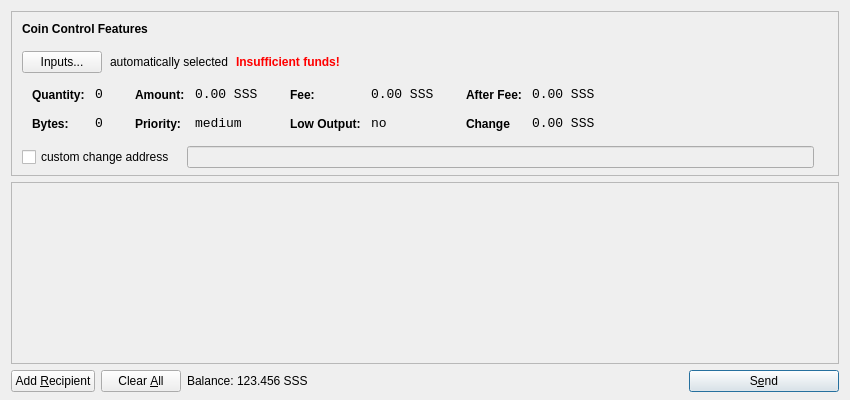
<?xml version="1.0" encoding="UTF-8"?>
<ui version="4.0">
 <class>SendCoinsDialog</class>
 <widget class="QDialog" name="SendCoinsDialog">
  <property name="geometry">
   <rect>
    <x>0</x>
    <y>0</y>
    <width>850</width>
    <height>400</height>
   </rect>
  </property>
  <property name="windowTitle">
   <string>Send Coins</string>
  </property>
  <layout class="QVBoxLayout" name="verticalLayout" stretch="0,1,0">
   <property name="bottomMargin">
    <number>8</number>
   </property>
   <item>
    <widget class="QFrame" name="frameCoinControl">
     <property name="sizePolicy">
      <sizepolicy hsizetype="Expanding" vsizetype="Expanding">
       <horstretch>0</horstretch>
       <verstretch>0</verstretch>
      </sizepolicy>
     </property>
     <property name="maximumSize">
      <size>
       <width>16777215</width>
       <height>16777215</height>
      </size>
     </property>
     <property name="frameShape">
      <enum>QFrame::StyledPanel</enum>
     </property>
     <property name="frameShadow">
      <enum>QFrame::Sunken</enum>
     </property>
     <layout class="QVBoxLayout" name="verticalLayoutCoinControl2">
      <property name="spacing">
       <number>-1</number>
      </property>
      <property name="leftMargin">
       <number>0</number>
      </property>
      <property name="topMargin">
       <number>0</number>
      </property>
      <property name="rightMargin">
       <number>0</number>
      </property>
      <property name="bottomMargin">
       <number>6</number>
      </property>
      <item>
       <layout class="QVBoxLayout" name="verticalLayoutCoinControl" stretch="0,0,0,0,1">
        <property name="spacing">
         <number>0</number>
        </property>
        <property name="leftMargin">
         <number>10</number>
        </property>
        <property name="topMargin">
         <number>10</number>
        </property>
        <item>
         <layout class="QHBoxLayout" name="horizontalLayoutCoinControl1">
          <property name="bottomMargin">
           <number>15</number>
          </property>
          <item>
           <widget class="QLabel" name="labelCoinControlFeatures">
            <property name="sizePolicy">
             <sizepolicy hsizetype="Preferred" vsizetype="Maximum">
              <horstretch>0</horstretch>
              <verstretch>0</verstretch>
             </sizepolicy>
            </property>
            <property name="font">
             <font>
              <weight>75</weight>
              <bold>true</bold>
             </font>
            </property>
            <property name="styleSheet">
             <string notr="true">font-weight:bold;</string>
            </property>
            <property name="text">
             <string>Coin Control Features</string>
            </property>
           </widget>
          </item>
         </layout>
        </item>
        <item>
         <layout class="QHBoxLayout" name="horizontalLayoutCoinControl2" stretch="0,0,0,0">
          <property name="spacing">
           <number>8</number>
          </property>
          <property name="bottomMargin">
           <number>10</number>
          </property>
          <item>
           <widget class="QPushButton" name="pushButtonCoinControl">
            <property name="styleSheet">
             <string notr="true"/>
            </property>
            <property name="text">
             <string>Inputs...</string>
            </property>
           </widget>
          </item>
          <item>
           <widget class="QLabel" name="labelCoinControlAutomaticallySelected">
            <property name="text">
             <string>automatically selected</string>
            </property>
            <property name="margin">
             <number>5</number>
            </property>
           </widget>
          </item>
          <item>
           <widget class="QLabel" name="labelCoinControlInsuffFunds">
            <property name="font">
             <font>
              <weight>75</weight>
              <bold>true</bold>
             </font>
            </property>
            <property name="styleSheet">
             <string notr="true">color:red;font-weight:bold;</string>
            </property>
            <property name="text">
             <string>Insufficient funds!</string>
            </property>
            <property name="margin">
             <number>5</number>
            </property>
           </widget>
          </item>
          <item>
           <spacer name="horizontalSpacerCoinControl">
            <property name="orientation">
             <enum>Qt::Horizontal</enum>
            </property>
            <property name="sizeHint" stdset="0">
             <size>
              <width>40</width>
              <height>1</height>
             </size>
            </property>
           </spacer>
          </item>
         </layout>
        </item>
        <item>
         <widget class="QWidget" name="widgetCoinControl" native="true">
          <property name="sizePolicy">
           <sizepolicy hsizetype="Preferred" vsizetype="Preferred">
            <horstretch>0</horstretch>
            <verstretch>0</verstretch>
           </sizepolicy>
          </property>
          <property name="minimumSize">
           <size>
            <width>0</width>
            <height>0</height>
           </size>
          </property>
          <property name="styleSheet">
           <string notr="true"/>
          </property>
          <layout class="QHBoxLayout" name="horizontalLayoutCoinControl5">
           <property name="margin">
            <number>0</number>
           </property>
           <item>
            <layout class="QHBoxLayout" name="horizontalLayoutCoinControl3" stretch="0,0,0,1">
             <property name="spacing">
              <number>20</number>
             </property>
             <property name="topMargin">
              <number>0</number>
             </property>
             <property name="bottomMargin">
              <number>10</number>
             </property>
             <item>
              <layout class="QFormLayout" name="formLayoutCoinControl1">
               <property name="horizontalSpacing">
                <number>10</number>
               </property>
               <property name="verticalSpacing">
                <number>14</number>
               </property>
               <property name="leftMargin">
                <number>10</number>
               </property>
               <property name="topMargin">
                <number>4</number>
               </property>
               <property name="rightMargin">
                <number>6</number>
               </property>
               <item row="0" column="0">
                <widget class="QLabel" name="labelCoinControlQuantityText">
                 <property name="styleSheet">
                  <string notr="true">font-weight:bold;</string>
                 </property>
                 <property name="text">
                  <string>Quantity:</string>
                 </property>
                 <property name="margin">
                  <number>0</number>
                 </property>
                </widget>
               </item>
               <item row="0" column="1">
                <widget class="QLabel" name="labelCoinControlQuantity">
                 <property name="font">
                  <font>
                   <family>Monospace</family>
                   <pointsize>10</pointsize>
                  </font>
                 </property>
                 <property name="cursor">
                  <cursorShape>IBeamCursor</cursorShape>
                 </property>
                 <property name="contextMenuPolicy">
                  <enum>Qt::ActionsContextMenu</enum>
                 </property>
                 <property name="text">
                  <string>0</string>
                 </property>
                 <property name="margin">
                  <number>0</number>
                 </property>
                 <property name="textInteractionFlags">
                  <set>Qt::LinksAccessibleByMouse|Qt::TextSelectableByKeyboard|Qt::TextSelectableByMouse</set>
                 </property>
                </widget>
               </item>
               <item row="1" column="0">
                <widget class="QLabel" name="labelCoinControlBytesText">
                 <property name="styleSheet">
                  <string notr="true">font-weight:bold;</string>
                 </property>
                 <property name="text">
                  <string>Bytes:</string>
                 </property>
                </widget>
               </item>
               <item row="1" column="1">
                <widget class="QLabel" name="labelCoinControlBytes">
                 <property name="font">
                  <font>
                   <family>Monospace</family>
                   <pointsize>10</pointsize>
                  </font>
                 </property>
                 <property name="cursor">
                  <cursorShape>IBeamCursor</cursorShape>
                 </property>
                 <property name="contextMenuPolicy">
                  <enum>Qt::ActionsContextMenu</enum>
                 </property>
                 <property name="text">
                  <string>0</string>
                 </property>
                 <property name="textInteractionFlags">
                  <set>Qt::LinksAccessibleByMouse|Qt::TextSelectableByKeyboard|Qt::TextSelectableByMouse</set>
                 </property>
                </widget>
               </item>
              </layout>
             </item>
             <item>
              <layout class="QFormLayout" name="formLayoutCoinControl2">
               <property name="horizontalSpacing">
                <number>10</number>
               </property>
               <property name="verticalSpacing">
                <number>14</number>
               </property>
               <property name="leftMargin">
                <number>6</number>
               </property>
               <property name="topMargin">
                <number>4</number>
               </property>
               <property name="rightMargin">
                <number>6</number>
               </property>
               <item row="0" column="0">
                <widget class="QLabel" name="labelCoinControlAmountText">
                 <property name="styleSheet">
                  <string notr="true">font-weight:bold;</string>
                 </property>
                 <property name="text">
                  <string>Amount:</string>
                 </property>
                 <property name="margin">
                  <number>0</number>
                 </property>
                </widget>
               </item>
               <item row="0" column="1">
                <widget class="QLabel" name="labelCoinControlAmount">
                 <property name="font">
                  <font>
                   <family>Monospace</family>
                   <pointsize>10</pointsize>
                  </font>
                 </property>
                 <property name="cursor">
                  <cursorShape>IBeamCursor</cursorShape>
                 </property>
                 <property name="contextMenuPolicy">
                  <enum>Qt::ActionsContextMenu</enum>
                 </property>
                 <property name="text">
                  <string notr="true">0.00 SSS</string>
                 </property>
                 <property name="textInteractionFlags">
                  <set>Qt::LinksAccessibleByMouse|Qt::TextSelectableByKeyboard|Qt::TextSelectableByMouse</set>
                 </property>
                </widget>
               </item>
               <item row="1" column="0">
                <widget class="QLabel" name="labelCoinControlPriorityText">
                 <property name="styleSheet">
                  <string notr="true">font-weight:bold;</string>
                 </property>
                 <property name="text">
                  <string>Priority:</string>
                 </property>
                </widget>
               </item>
               <item row="1" column="1">
                <widget class="QLabel" name="labelCoinControlPriority">
                 <property name="font">
                  <font>
                   <family>Monospace</family>
                   <pointsize>10</pointsize>
                  </font>
                 </property>
                 <property name="cursor">
                  <cursorShape>IBeamCursor</cursorShape>
                 </property>
                 <property name="contextMenuPolicy">
                  <enum>Qt::ActionsContextMenu</enum>
                 </property>
                 <property name="text">
                  <string>medium</string>
                 </property>
                 <property name="textInteractionFlags">
                  <set>Qt::LinksAccessibleByMouse|Qt::TextSelectableByKeyboard|Qt::TextSelectableByMouse</set>
                 </property>
                </widget>
               </item>
              </layout>
             </item>
             <item>
              <layout class="QFormLayout" name="formLayoutCoinControl3">
               <property name="horizontalSpacing">
                <number>10</number>
               </property>
               <property name="verticalSpacing">
                <number>14</number>
               </property>
               <property name="leftMargin">
                <number>6</number>
               </property>
               <property name="topMargin">
                <number>4</number>
               </property>
               <property name="rightMargin">
                <number>6</number>
               </property>
               <item row="0" column="0">
                <widget class="QLabel" name="labelCoinControlFeeText">
                 <property name="styleSheet">
                  <string notr="true">font-weight:bold;</string>
                 </property>
                 <property name="text">
                  <string>Fee:</string>
                 </property>
                 <property name="margin">
                  <number>0</number>
                 </property>
                </widget>
               </item>
               <item row="0" column="1">
                <widget class="QLabel" name="labelCoinControlFee">
                 <property name="font">
                  <font>
                   <family>Monospace</family>
                   <pointsize>10</pointsize>
                  </font>
                 </property>
                 <property name="cursor">
                  <cursorShape>IBeamCursor</cursorShape>
                 </property>
                 <property name="contextMenuPolicy">
                  <enum>Qt::ActionsContextMenu</enum>
                 </property>
                 <property name="text">
                  <string notr="true">0.00 SSS</string>
                 </property>
                 <property name="textInteractionFlags">
                  <set>Qt::LinksAccessibleByMouse|Qt::TextSelectableByKeyboard|Qt::TextSelectableByMouse</set>
                 </property>
                </widget>
               </item>
               <item row="1" column="0">
                <widget class="QLabel" name="labelCoinControlLowOutputText">
                 <property name="styleSheet">
                  <string notr="true">font-weight:bold;</string>
                 </property>
                 <property name="text">
                  <string>Low Output:</string>
                 </property>
                </widget>
               </item>
               <item row="1" column="1">
                <widget class="QLabel" name="labelCoinControlLowOutput">
                 <property name="font">
                  <font>
                   <family>Monospace</family>
                   <pointsize>10</pointsize>
                  </font>
                 </property>
                 <property name="cursor">
                  <cursorShape>IBeamCursor</cursorShape>
                 </property>
                 <property name="contextMenuPolicy">
                  <enum>Qt::ActionsContextMenu</enum>
                 </property>
                 <property name="text">
                  <string>no</string>
                 </property>
                 <property name="textInteractionFlags">
                  <set>Qt::LinksAccessibleByMouse|Qt::TextSelectableByKeyboard|Qt::TextSelectableByMouse</set>
                 </property>
                </widget>
               </item>
              </layout>
             </item>
             <item>
              <layout class="QFormLayout" name="formLayoutCoinControl4">
               <property name="horizontalSpacing">
                <number>10</number>
               </property>
               <property name="verticalSpacing">
                <number>14</number>
               </property>
               <property name="leftMargin">
                <number>6</number>
               </property>
               <property name="topMargin">
                <number>4</number>
               </property>
               <property name="rightMargin">
                <number>6</number>
               </property>
               <item row="0" column="0">
                <widget class="QLabel" name="labelCoinControlAfterFeeText">
                 <property name="styleSheet">
                  <string notr="true">font-weight:bold;</string>
                 </property>
                 <property name="text">
                  <string>After Fee:</string>
                 </property>
                 <property name="margin">
                  <number>0</number>
                 </property>
                </widget>
               </item>
               <item row="0" column="1">
                <widget class="QLabel" name="labelCoinControlAfterFee">
                 <property name="font">
                  <font>
                   <family>Monospace</family>
                   <pointsize>10</pointsize>
                  </font>
                 </property>
                 <property name="cursor">
                  <cursorShape>IBeamCursor</cursorShape>
                 </property>
                 <property name="contextMenuPolicy">
                  <enum>Qt::ActionsContextMenu</enum>
                 </property>
                 <property name="text">
                  <string notr="true">0.00 SSS</string>
                 </property>
                 <property name="textInteractionFlags">
                  <set>Qt::LinksAccessibleByMouse|Qt::TextSelectableByKeyboard|Qt::TextSelectableByMouse</set>
                 </property>
                </widget>
               </item>
               <item row="1" column="0">
                <widget class="QLabel" name="labelCoinControlChangeText">
                 <property name="styleSheet">
                  <string notr="true">font-weight:bold;</string>
                 </property>
                 <property name="text">
                  <string>Change</string>
                 </property>
                </widget>
               </item>
               <item row="1" column="1">
                <widget class="QLabel" name="labelCoinControlChange">
                 <property name="font">
                  <font>
                   <family>Monospace</family>
                   <pointsize>10</pointsize>
                  </font>
                 </property>
                 <property name="cursor">
                  <cursorShape>IBeamCursor</cursorShape>
                 </property>
                 <property name="contextMenuPolicy">
                  <enum>Qt::ActionsContextMenu</enum>
                 </property>
                 <property name="text">
                  <string notr="true">0.00 SSS</string>
                 </property>
                 <property name="textInteractionFlags">
                  <set>Qt::LinksAccessibleByMouse|Qt::TextSelectableByKeyboard|Qt::TextSelectableByMouse</set>
                 </property>
                </widget>
               </item>
              </layout>
             </item>
            </layout>
           </item>
          </layout>
         </widget>
        </item>
        <item>
         <layout class="QHBoxLayout" name="horizontalLayoutCoinControl4" stretch="0,0,0">
          <property name="spacing">
           <number>12</number>
          </property>
          <property name="sizeConstraint">
           <enum>QLayout::SetDefaultConstraint</enum>
          </property>
          <property name="topMargin">
           <number>5</number>
          </property>
          <property name="rightMargin">
           <number>5</number>
          </property>
          <item>
           <widget class="QCheckBox" name="checkBoxCoinControlChange">
            <property name="text">
             <string>custom change address</string>
            </property>
           </widget>
          </item>
          <item>
           <widget class="QLineEdit" name="lineEditCoinControlChange">
            <property name="enabled">
             <bool>false</bool>
            </property>
            <property name="sizePolicy">
             <sizepolicy hsizetype="Expanding" vsizetype="Fixed">
              <horstretch>0</horstretch>
              <verstretch>0</verstretch>
             </sizepolicy>
            </property>
           </widget>
          </item>
          <item>
           <widget class="QLabel" name="labelCoinControlChangeLabel">
            <property name="sizePolicy">
             <sizepolicy hsizetype="Preferred" vsizetype="Expanding">
              <horstretch>0</horstretch>
              <verstretch>0</verstretch>
             </sizepolicy>
            </property>
            <property name="minimumSize">
             <size>
              <width>0</width>
              <height>0</height>
             </size>
            </property>
            <property name="text">
             <string/>
            </property>
            <property name="margin">
             <number>3</number>
            </property>
           </widget>
          </item>
         </layout>
        </item>
        <item>
         <spacer name="verticalSpacerCoinControl">
          <property name="orientation">
           <enum>Qt::Vertical</enum>
          </property>
          <property name="sizeHint" stdset="0">
           <size>
            <width>800</width>
            <height>1</height>
           </size>
          </property>
         </spacer>
        </item>
       </layout>
      </item>
     </layout>
    </widget>
   </item>
   <item>
    <widget class="QScrollArea" name="scrollArea">
     <property name="widgetResizable">
      <bool>true</bool>
     </property>
     <widget class="QWidget" name="scrollAreaWidgetContents">
      <property name="geometry">
       <rect>
        <x>0</x>
        <y>0</y>
        <width>830</width>
        <height>165</height>
       </rect>
      </property>
      <layout class="QVBoxLayout" name="verticalLayout_2">
       <property name="margin">
        <number>0</number>
       </property>
       <item>
        <layout class="QVBoxLayout" name="entries">
         <property name="spacing">
          <number>6</number>
         </property>
        </layout>
       </item>
       <item>
        <spacer name="verticalSpacer">
         <property name="orientation">
          <enum>Qt::Vertical</enum>
         </property>
         <property name="sizeHint" stdset="0">
          <size>
           <width>20</width>
           <height>40</height>
          </size>
         </property>
        </spacer>
       </item>
      </layout>
     </widget>
    </widget>
   </item>
   <item>
    <layout class="QHBoxLayout" name="horizontalLayout">
     <item>
      <widget class="QPushButton" name="addButton">
       <property name="toolTip">
        <string>Send to multiple recipients at once</string>
       </property>
       <property name="text">
        <string>Add &amp;Recipient</string>
       </property>
       <property name="autoDefault">
        <bool>false</bool>
       </property>
      </widget>
     </item>
     <item>
      <widget class="QPushButton" name="clearButton">
       <property name="sizePolicy">
        <sizepolicy hsizetype="Minimum" vsizetype="Fixed">
         <horstretch>0</horstretch>
         <verstretch>0</verstretch>
        </sizepolicy>
       </property>
       <property name="toolTip">
        <string>Remove all transaction fields</string>
       </property>
       <property name="text">
        <string>Clear &amp;All</string>
       </property>
       <property name="autoRepeatDelay">
        <number>300</number>
       </property>
       <property name="autoDefault">
        <bool>false</bool>
       </property>
      </widget>
     </item>
     <item>
      <layout class="QHBoxLayout" name="horizontalLayout_2">
       <property name="spacing">
        <number>3</number>
       </property>
       <item>
        <widget class="QLabel" name="label">
         <property name="sizePolicy">
          <sizepolicy hsizetype="Preferred" vsizetype="Fixed">
           <horstretch>0</horstretch>
           <verstretch>0</verstretch>
          </sizepolicy>
         </property>
         <property name="text">
          <string>Balance:</string>
         </property>
        </widget>
       </item>
       <item>
        <widget class="QLabel" name="labelBalance">
         <property name="sizePolicy">
          <sizepolicy hsizetype="Preferred" vsizetype="Fixed">
           <horstretch>0</horstretch>
           <verstretch>0</verstretch>
          </sizepolicy>
         </property>
         <property name="cursor">
          <cursorShape>IBeamCursor</cursorShape>
         </property>
         <property name="text">
          <string notr="true">123.456 SSS</string>
         </property>
         <property name="textInteractionFlags">
          <set>Qt::LinksAccessibleByMouse|Qt::TextSelectableByKeyboard|Qt::TextSelectableByMouse</set>
         </property>
        </widget>
       </item>
      </layout>
     </item>
     <item>
      <spacer name="horizontalSpacer">
       <property name="orientation">
        <enum>Qt::Horizontal</enum>
       </property>
       <property name="sizeHint" stdset="0">
        <size>
         <width>40</width>
         <height>20</height>
        </size>
       </property>
      </spacer>
     </item>
     <item>
      <widget class="QPushButton" name="sendButton">
       <property name="minimumSize">
        <size>
         <width>150</width>
         <height>0</height>
        </size>
       </property>
       <property name="toolTip">
        <string>Confirm the send action</string>
       </property>
       <property name="text">
        <string>S&amp;end</string>
       </property>
       <property name="icon">
        <iconset resource="../bitcoin.qrc">
         <normaloff>:/icons/send</normaloff>:/icons/send</iconset>
       </property>
       <property name="default">
        <bool>true</bool>
       </property>
      </widget>
     </item>
    </layout>
   </item>
  </layout>
 </widget>
 <resources>
  <include location="../bitcoin.qrc"/>
 </resources>
 <connections/>
</ui>
